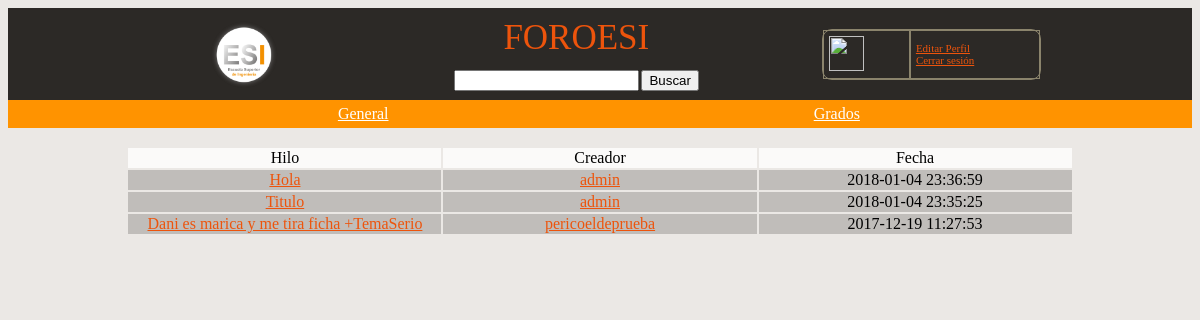
Page /index.php/hilos/categorias/1/General on the earlier database version.
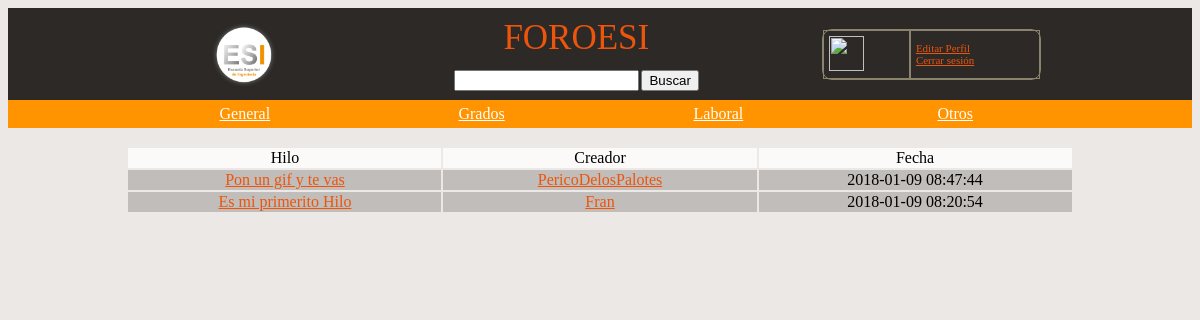
Same page on the later database version.
### tables this page shows
CREATE TABLE IF NOT EXISTS `categoria` (
  `id` int(11) NOT NULL AUTO_INCREMENT,
  `nombre` varchar(100) NOT NULL,
  PRIMARY KEY (`id`),
  UNIQUE KEY `nombre` (`nombre`)
);

CREATE TABLE IF NOT EXISTS `hilo` (
  `id` int(11) NOT NULL AUTO_INCREMENT,
  `creador` int(11) NOT NULL,
  `titulo` varchar(300) NOT NULL,
  `texto` text NOT NULL,
  `fecha` timestamp NOT NULL DEFAULT CURRENT_TIMESTAMP,
  `categoria` int(11) NOT NULL,
  PRIMARY KEY (`id`),
  KEY `creador` (`creador`),
  KEY `categoria` (`categoria`)
);

CREATE TABLE IF NOT EXISTS `usuario` (
  `id` int(11) NOT NULL AUTO_INCREMENT,
  `usuario` varchar(100) NOT NULL,
  `password` varchar(100) NOT NULL,
  `avatar` varchar(500) DEFAULT 'user-icon1.jpg',
  `correo` varchar(200) NOT NULL,
  `estado` text,
  `nreportes` int(11) NOT NULL DEFAULT '0',
  `reportado` tinyint(1) NOT NULL DEFAULT '0',
  `fechaCreacion` timestamp NOT NULL DEFAULT CURRENT_TIMESTAMP,
  PRIMARY KEY (`id`),
  UNIQUE KEY `usuario` (`usuario`,`correo`),
  UNIQUE KEY `correo` (`correo`),
  UNIQUE KEY `usuario_2` (`usuario`)
);

### application/controllers/Hilos.php (called while the page is built, shortened)
<?php
class Hilos extends CI_Controller{
 public function categorias($id,$cat){
 	$datos = array('titulo_web' => $cat ,'hilos' => $this->hilos_model->get_hilosCat($id),'categoria' => $this->categoria_model->get_categoria());
 	$this->load->view('categoria_view',$datos);
 }
}
?>

### index.php (called while the page is built, shortened)
<?php
require_once BASEPATH.'core/CodeIgniter.php';

### application/models/categoria_model.php (called while the page is built, shortened)
<?php
class categoria_model extends CI_Model{
 public function get_categoria(){
 $consulta = $this->db->query('Select * from categoria');
 return $consulta->result();
 }
}

### application/models/hilos_model.php (called while the page is built, shortened)
<?php
class Hilos_model extends CI_Model{
public function get_hilosCat($cat){
	$consulta = $this->db->query('Select id,titulo,creador,fecha from hilo WHERE categoria = '.$cat.' ORDER BY fecha DESC;');
 	return $consulta->result();
}
}

### application/models/Usu_model.php (called while the page is built, shortened)
<?php
class Usu_model extends CI_Model{
 public function nom_usuario($id){
    $consulta = $this->db->query('Select usuario,avatar,fechaCreacion from usuario WHERE id = '.$id.';');
    $datos = $consulta->result();
    $categ =  array();
    foreach ($datos as $key) {
    array_push($categ, $key->usuario);
    array_push($categ, $key->avatar);
    array_push($categ, $key->fechaCreacion);
    }
    return $categ;
 }
}

### application/views/categoria_view.php (the view, shortened to what this page needs)
<!DOCTYPE html>
<html>
<head>
<div id="estilo1" align="center">
	<table width = " 80% " align = "center" cellpadding="5" cellspacing="0">
			<tr  BGCOLOR= "#2c2926">
				<td align="center" width="25%" style="border-right:0px; font-size: 11px"><a href="<?= base_url().'index.php/hilos'?>" title="Inicio"><img src="<?= base_url().'uploads/'. 'gordo.png'?>" width="80" height="80"></a>
				</td>
				<td align="center" width="45%" style="border-right:0px;border-left: 0px; font-size: 11px">
								<div style=" font-size: 35px">FOROESI</div>
								<br>
								<div><?= form_open(base_url().'index.php/hilos/buscar',
										array('name'=>'mi_form','id'=>'form'));?>
 										<?= form_input('parametro','','class="input"') ?>
 										<?= form_submit('submit', 'Buscar','class="submit"');?>
 										<?= form_close(); ?></div>
				</td>
				<td  align="center" width="30%" style="border-left: 0px; font-size: 11px">
					<div>
						<table class="ta" width = " 80% " align = "center" border= 1 bordercolor="#8B846C" cellpadding="5" cellspacing="0">
							<tr>
								<td>
									<img src="<?= base_url().'uploads/'.$this->session->userdata('avatar') ?>" width="35" height="35"/>
								</td>
								<td>
									<div><a href="<?= base_url().'index.php'?>" title="Editar Perfil">  Editar Perfil</a></div>
									<div><a href="<?= base_url().'index.php/Usu/logout'?>" title="Deslogearme">  Cerrar sesión</a></div>
								</td>
							</tr>
						</table>
					</div>
				</td>
			</tr>
	</table>
</div>
<div id="estilo3">
<table width = " 80% " align = "center" border= 0 bordercolor="#8B846C" cellpadding="5" cellspacing="0">
	<tr  BGCOLOR= "#ff9300 ">
			<?php
				foreach ($categoria as $fila) { ?>
					<td align="center" width="25%">
					<a href="<?= base_url().'index.php/hilos/categorias/'.$fila->id.'/'.$fila->nombre?>" title="Ver Categoria" style="color:#fff;" align="center"><?= $fila->nombre; ?></a>
					</td>
			<?php	}
			?>
	</tr>
	</table>
</div>
<br>
</head>
<body id="estilo2">
	<div align="center">
	<table align = "center" width = "80%" >
		<tr BGCOLOR= "#fbfaf9">
		<td align="center" width="33%">Hilo</td>
		<td align="center" width="33%">Creador</td>
		<td align="center" width="33%">Fecha</td>
		</tr>
			<?php
				foreach ($hilos as $hilo) { ?>
					<tr BGCOLOR = "#C0BDBA">
					<td align="center" width="33%">
					<a href="<?= base_url().'index.php/respuestas/vistaHilo/'.$hilo->id ?>" title="Ver Hilo"><?= $hilo->titulo; ?></a>
					</td>
					<td align="center" width="33%">
						<?php
							$dusu = $this->Usu_model->nom_usuario($hilo->creador);
						?>
						<a href="<?= base_url().'index.php/Usu/vistaPerfil/'.$hilo->creador ?>" title="Ver perfil"><?= $dusu[0]?></a><br>
					</td>
					<td align="center" width="33%">
						<?= $hilo->fecha; ?>
					</td>
					</tr>
			<?php	}
			 ?>
	</table>
	</div>
</html>

Differences in the rows shown:
removed hilo: titulo "Hola", creador.usuario "admin", fecha "2018-01-04 23:36:59"
removed hilo: titulo "Titulo", creador.usuario "admin", fecha "2018-01-04 23:35:25"
removed hilo: titulo "Dani es marica y me tira ficha +TemaSerio", creador.usuario "pericoeldeprueba", fecha "2017-12-19 11:27:53"
added categoria: nombre "Laboral"
added categoria: nombre "Otros"
added hilo: titulo "Pon un gif y te vas", creador.usuario "PericoDelosPalotes", fecha "2018-01-09 08:47:44"
added hilo: titulo "Es mi primerito Hilo", creador.usuario "Fran", fecha "2018-01-09 08:20:54"
